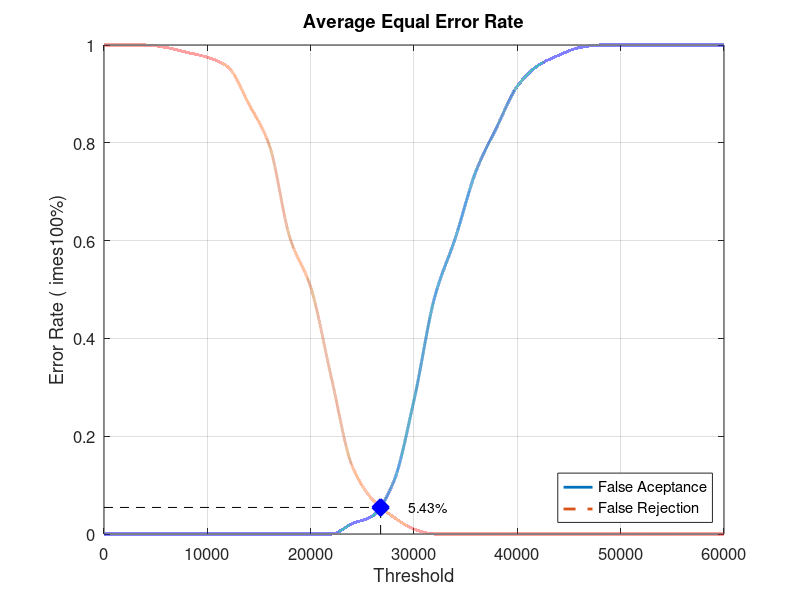
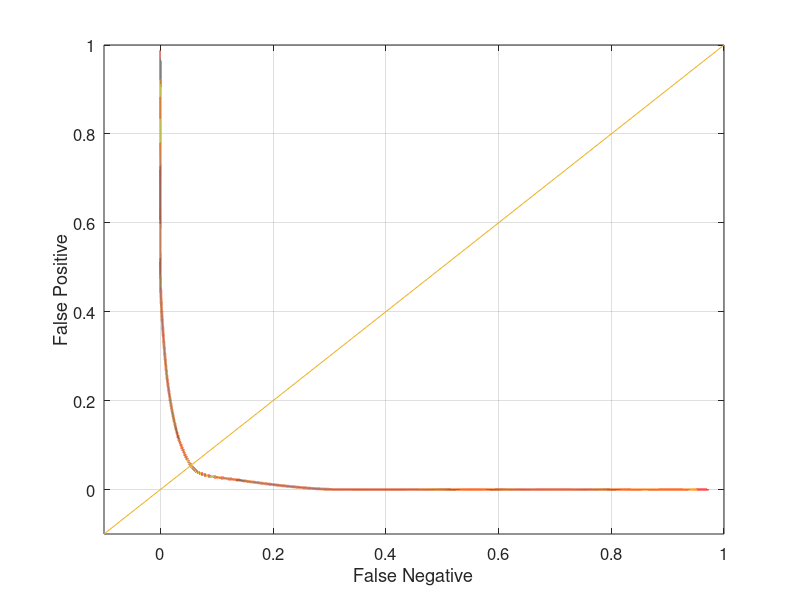

These figures' MATLAB source, in order:
close all;
clear;
clc;
x = 0:2000:60000;
xq = 0:0.5:60000;

y0 = [0 0 0 0 0 0 0 0 0 0 0 0 0.0210526 0.0368421 0.105263 0.273684 0.484211 0.605263 0.742105 0.831579 0.915789 0.957895 0.978947 0.994737 1 1 1 1 1 1 1]
yy0 = interp1(x, y0, xq, 'pchip');
y1 = [1 1 1 0.995 0.985 0.975 0.955 0.88 0.795 0.605 0.505 0.32 0.14 0.07 0.035 0.01 0 0 0 0 0 0 0 0 0 0 0 0 0 0 0]
yy1 = interp1(x, y1, xq, 'pchip');

% Calculating EER: 
y2 = abs(y0 - y1);
find(y2 == min(y2))
yy2 = abs(yy0 - yy1);
xEER = find(yy2 == min(yy2));
xEERIndex = xq(xEER) % X-axis EER
yEER = yy0(xEER) % Y-axis EER

main = figure
plot(xq, yy0,'-','LineWidth', 2);	hold on
plot(xq, yy1,'--','LineWidth', 2);	hold on
plot([xEERIndex xEERIndex], [0 yEER], 'k--');	hold on
plot([0 xEERIndex], [yEER yEER], 'k--');	hold on
plot(xEERIndex, yEER, 'bx', 'LineWidth', 10);	hold on
text(xEERIndex + 10 * xEERIndex / 100, yEER, [num2str(round((10000 * yEER)) / 100) '%'])
legend('False Aceptance', 'False Rejection', 'Location', 'SouthEast')
xlabel('Threshold')
ylabel('Error Rate (	imes100%)')
title('Average Equal Error Rate')
set(gca, 'FontSize', 12)
axis([0 60000 0 1])
grid on

print(main, 'Database2_3Main', '-dpng');
FNRxFPR = figure('Color', [1 1 1]);
plot(yy1, yy0, '-', yy1, yy0, 'LineWidth', 2);
hold on
y = -0.1:0.1:1
plot(y, y); 
set(gca, 'FontSize', 12)
xlabel('False Negative')
ylabel('False Positive')
axis([-0.1 1 -0.1 1])
set(gca, 'FontSize', 12)
grid on

print(FNRxFPR, 'Database2_3FNRxFPR','-dpng');
